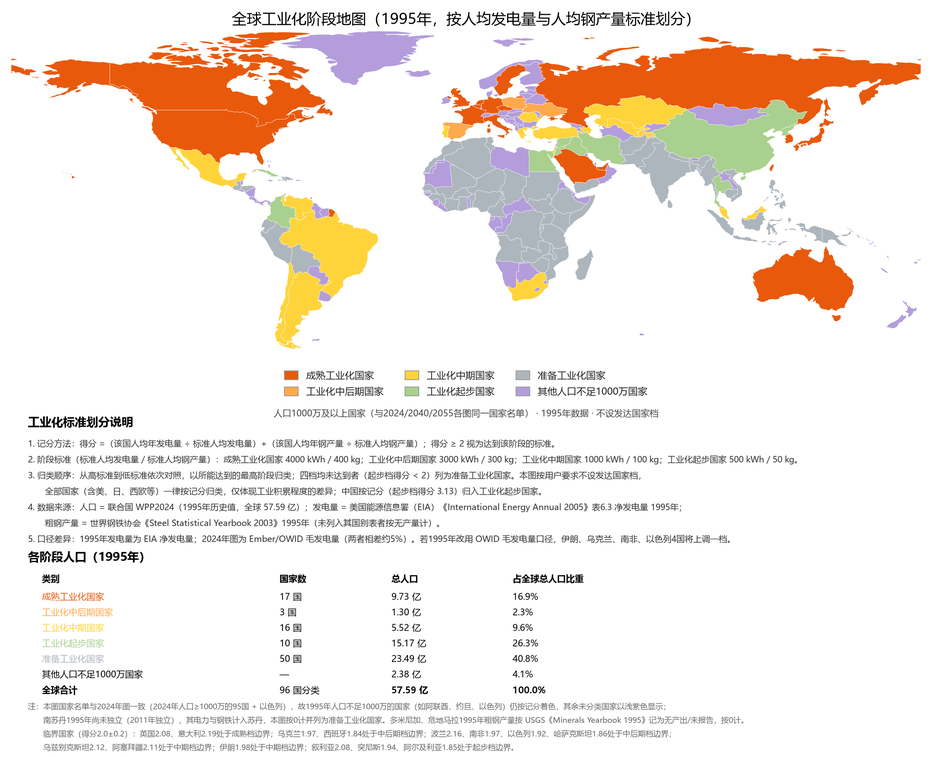
#> input picture projects/industrial_stage_map/out/world_industrial_stage_map_1995.png, 932 x 757 px, shrunk from 2310 x 1876 before the run
$ python 68_crop_check_1995.py
#> lines starting #> are read from the running program, lines starting #| are printed output that depends on the picture
# -*- coding: utf-8 -*-
"""放大核对1995年地图版面：图例/说明文字/统计表/注释 是否溢出或压字。"""
import os

from PIL import Image

BASE = os.path.dirname(os.path.dirname(os.path.abspath(__file__)))
OUT = os.path.join(BASE, "out")
SRC = os.path.join(OUT, "world_industrial_stage_map_1995.png")
im = Image.open(SRC)
#> im is the input picture: PIL image 932x757 RGBA; mean R, G, B, A 243.1, 234.5, 228, 255
W, H = im.size
#> W = 932; H = 757
print("size", W, H)
#| size 932 757

crops = {
    "crop_1995_legend.png": (0, int(H * 0.40), W, int(H * 0.53)),
    "crop_1995_text.png": (0, int(H * 0.52), W, int(H * 0.70)),
    "crop_1995_table.png": (0, int(H * 0.68), W, H),
    "crop_1995_left.png": (0, 0, int(W * 0.5), int(H * 0.45)),
}
for name, box in crops.items():
    im.crop(box).save(os.path.join(OUT, name))
    print("saved", name, box)
#> this loop made 4 passes
#> pass 1, `im.crop(box).save(os.path.join(OUT, name))`:
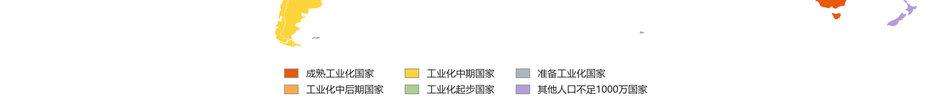
#> saved as crop_1995_legend.png: PIL image 932x99 RGBA; mean R, G, B, A 250.9, 249.8, 247.6, 255
#> pass 2, `im.crop(box).save(os.path.join(OUT, name))`:
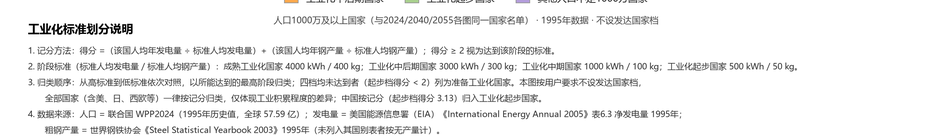
#> saved as crop_1995_text.png: PIL image 932x136 RGBA; mean R, G, B, A 239.3, 239.3, 239.3, 255
